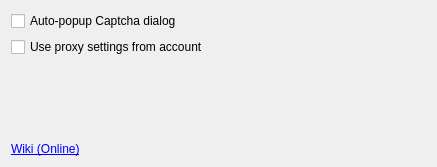
<?xml version="1.0" encoding="UTF-8"?>
<ui version="4.0">
 <class>Options</class>
 <widget class="QWidget" name="Options">
  <property name="geometry">
   <rect>
    <x>0</x>
    <y>0</y>
    <width>437</width>
    <height>167</height>
   </rect>
  </property>
  <property name="windowTitle">
   <string>Options</string>
  </property>
  <layout class="QVBoxLayout" name="verticalLayout">
   <item>
    <widget class="QCheckBox" name="cb_autopopup">
     <property name="text">
      <string>Auto-popup Captcha dialog</string>
     </property>
    </widget>
   </item>
   <item>
    <widget class="QCheckBox" name="cb_use_proxy">
     <property name="text">
      <string>Use proxy settings from account</string>
     </property>
    </widget>
   </item>
   <item>
    <layout class="QHBoxLayout" name="horizontalLayout">
     <item>
      <spacer name="verticalSpacer">
       <property name="orientation">
        <enum>Qt::Vertical</enum>
       </property>
       <property name="sizeHint" stdset="0">
        <size>
         <width>0</width>
         <height>0</height>
        </size>
       </property>
      </spacer>
     </item>
     <item>
      <spacer name="horizontalSpacer">
       <property name="orientation">
        <enum>Qt::Horizontal</enum>
       </property>
       <property name="sizeHint" stdset="0">
        <size>
         <width>0</width>
         <height>0</height>
        </size>
       </property>
      </spacer>
     </item>
    </layout>
   </item>
   <item>
    <widget class="QLabel" name="wiki">
     <property name="text">
      <string>&lt;a href=&quot;https://psi-plus.com/wiki/plugins#captcha_forms_plugin&quot;&gt;Wiki (Online)&lt;/a&gt;</string>
     </property>
     <property name="openExternalLinks">
      <bool>true</bool>
     </property>
    </widget>
   </item>
  </layout>
 </widget>
 <resources/>
 <connections/>
</ui>
